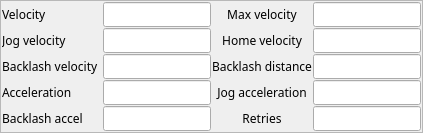
             <widget class="QFrame" name="frame_3">
              <property name="sizePolicy">
               <sizepolicy hsizetype="Preferred" vsizetype="Expanding">
                <horstretch>0</horstretch>
                <verstretch>0</verstretch>
               </sizepolicy>
              </property>
              <property name="frameShape">
               <enum>QFrame::StyledPanel</enum>
              </property>
              <property name="frameShadow">
               <enum>QFrame::Raised</enum>
              </property>
              <layout class="QVBoxLayout" name="verticalLayout_4">
               <property name="spacing">
                <number>1</number>
               </property>
               <property name="margin">
                <number>1</number>
               </property>
               <item>
                <layout class="QHBoxLayout" name="horizontalLayout_2">
                 <property name="spacing">
                  <number>1</number>
                 </property>
                 <item>
                  <widget class="QLabel" name="label_5">
                   <property name="sizePolicy">
                    <sizepolicy hsizetype="Fixed" vsizetype="Preferred">
                     <horstretch>0</horstretch>
                     <verstretch>0</verstretch>
                    </sizepolicy>
                   </property>
                   <property name="minimumSize">
                    <size>
                     <width>100</width>
                     <height>0</height>
                    </size>
                   </property>
                   <property name="font">
                    <font>
                     <family>Abyssinica SIL</family>
                     <pointsize>9</pointsize>
                    </font>
                   </property>
                   <property name="text">
                    <string>Velocity</string>
                   </property>
                  </widget>
                 </item>
                 <item>
                  <widget class="QELineEdit" name="qelineedit_3">
                   <property name="sizePolicy">
                    <sizepolicy hsizetype="Minimum" vsizetype="Fixed">
                     <horstretch>0</horstretch>
                     <verstretch>0</verstretch>
                    </sizepolicy>
                   </property>
                   <property name="minimumSize">
                    <size>
                     <width>0</width>
                     <height>1</height>
                    </size>
                   </property>
                   <property name="font">
                    <font>
                     <family>Abyssinica SIL</family>
                     <pointsize>9</pointsize>
                    </font>
                   </property>
                   <property name="variable" stdset="0">
                    <string>$(DMC)$(M).VELO</string>
                   </property>
                   <property name="addUnits">
                    <bool>true</bool>
                   </property>
                  </widget>
                 </item>
                 <item>
                  <widget class="QLabel" name="label_6">
                   <property name="sizePolicy">
                    <sizepolicy hsizetype="Preferred" vsizetype="Preferred">
                     <horstretch>0</horstretch>
                     <verstretch>0</verstretch>
                    </sizepolicy>
                   </property>
                   <property name="font">
                    <font>
                     <family>Abyssinica SIL</family>
                     <pointsize>9</pointsize>
                    </font>
                   </property>
                   <property name="text">
                    <string>Max velocity</string>
                   </property>
                   <property name="alignment">
                    <set>Qt::AlignCenter</set>
                   </property>
                  </widget>
                 </item>
                 <item>
                  <widget class="QELineEdit" name="qelineedit_4">
                   <property name="sizePolicy">
                    <sizepolicy hsizetype="Minimum" vsizetype="Fixed">
                     <horstretch>0</horstretch>
                     <verstretch>0</verstretch>
                    </sizepolicy>
                   </property>
                   <property name="minimumSize">
                    <size>
                     <width>0</width>
                     <height>1</height>
                    </size>
                   </property>
                   <property name="font">
                    <font>
                     <family>Abyssinica SIL</family>
                     <pointsize>9</pointsize>
                    </font>
                   </property>
                   <property name="variable" stdset="0">
                    <string>$(DMC)$(M).VMAX</string>
                   </property>
                   <property name="addUnits">
                    <bool>true</bool>
                   </property>
                  </widget>
                 </item>
                </layout>
               </item>
               <item>
                <layout class="QHBoxLayout" name="horizontalLayout_3">
                 <property name="spacing">
                  <number>1</number>
                 </property>
                 <item>
                  <widget class="QLabel" name="label_7">
                   <property name="sizePolicy">
                    <sizepolicy hsizetype="Fixed" vsizetype="Preferred">
                     <horstretch>0</horstretch>
                     <verstretch>0</verstretch>
                    </sizepolicy>
                   </property>
                   <property name="minimumSize">
                    <size>
                     <width>100</width>
                     <height>0</height>
                    </size>
                   </property>
                   <property name="font">
                    <font>
                     <family>Abyssinica SIL</family>
                     <pointsize>9</pointsize>
                    </font>
                   </property>
                   <property name="text">
                    <string>Jog velocity</string>
                   </property>
                  </widget>
                 </item>
                 <item>
                  <widget class="QELineEdit" name="qelineedit_5">
                   <property name="sizePolicy">
                    <sizepolicy hsizetype="Minimum" vsizetype="Fixed">
                     <horstretch>0</horstretch>
                     <verstretch>0</verstretch>
                    </sizepolicy>
                   </property>
                   <property name="minimumSize">
                    <size>
                     <width>0</width>
                     <height>1</height>
                    </size>
                   </property>
                   <property name="font">
                    <font>
                     <family>Abyssinica SIL</family>
                     <pointsize>9</pointsize>
                    </font>
                   </property>
                   <property name="variable" stdset="0">
                    <string>$(DMC)$(M).JVEL</string>
                   </property>
                   <property name="addUnits">
                    <bool>true</bool>
                   </property>
                  </widget>
                 </item>
                 <item>
                  <widget class="QLabel" name="label_8">
                   <property name="sizePolicy">
                    <sizepolicy hsizetype="Preferred" vsizetype="Preferred">
                     <horstretch>0</horstretch>
                     <verstretch>0</verstretch>
                    </sizepolicy>
                   </property>
                   <property name="font">
                    <font>
                     <family>Abyssinica SIL</family>
                     <pointsize>9</pointsize>
                    </font>
                   </property>
                   <property name="text">
                    <string>Home velocity</string>
                   </property>
                   <property name="alignment">
                    <set>Qt::AlignCenter</set>
                   </property>
                  </widget>
                 </item>
                 <item>
                  <widget class="QELineEdit" name="qelineedit_6">
                   <property name="sizePolicy">
                    <sizepolicy hsizetype="Minimum" vsizetype="Fixed">
                     <horstretch>0</horstretch>
                     <verstretch>0</verstretch>
                    </sizepolicy>
                   </property>
                   <property name="minimumSize">
                    <size>
                     <width>0</width>
                     <height>1</height>
                    </size>
                   </property>
                   <property name="font">
                    <font>
                     <family>Abyssinica SIL</family>
                     <pointsize>9</pointsize>
                    </font>
                   </property>
                   <property name="variable" stdset="0">
                    <string>$(DMC)$(M).HVEL</string>
                   </property>
                   <property name="addUnits">
                    <bool>true</bool>
                   </property>
                  </widget>
                 </item>
                </layout>
               </item>
               <item>
                <layout class="QHBoxLayout" name="horizontalLayout_4">
                 <property name="spacing">
                  <number>1</number>
                 </property>
                 <item>
                  <widget class="QLabel" name="label_9">
                   <property name="sizePolicy">
                    <sizepolicy hsizetype="Fixed" vsizetype="Preferred">
                     <horstretch>0</horstretch>
                     <verstretch>0</verstretch>
                    </sizepolicy>
                   </property>
                   <property name="minimumSize">
                    <size>
                     <width>100</width>
                     <height>0</height>
                    </size>
                   </property>
                   <property name="font">
                    <font>
                     <family>Abyssinica SIL</family>
                     <pointsize>9</pointsize>
                    </font>
                   </property>
                   <property name="text">
                    <string>Backlash velocity</string>
                   </property>
                  </widget>
                 </item>
                 <item>
                  <widget class="QELineEdit" name="qelineedit_7">
                   <property name="sizePolicy">
                    <sizepolicy hsizetype="Minimum" vsizetype="Fixed">
                     <horstretch>0</horstretch>
                     <verstretch>0</verstretch>
                    </sizepolicy>
                   </property>
                   <property name="minimumSize">
                    <size>
                     <width>0</width>
                     <height>1</height>
                    </size>
                   </property>
                   <property name="font">
                    <font>
                     <family>Abyssinica SIL</family>
                     <pointsize>9</pointsize>
                    </font>
                   </property>
                   <property name="variable" stdset="0">
                    <string>DMC01:$(M).BVEL</string>
                   </property>
                   <property name="addUnits">
                    <bool>true</bool>
                   </property>
                  </widget>
                 </item>
                 <item>
                  <widget class="QLabel" name="label_10">
                   <property name="sizePolicy">
                    <sizepolicy hsizetype="Preferred" vsizetype="Preferred">
                     <horstretch>0</horstretch>
                     <verstretch>0</verstretch>
                    </sizepolicy>
                   </property>
                   <property name="font">
                    <font>
                     <family>Abyssinica SIL</family>
                     <pointsize>9</pointsize>
                    </font>
                   </property>
                   <property name="text">
                    <string>Backlash distance</string>
                   </property>
                   <property name="alignment">
                    <set>Qt::AlignCenter</set>
                   </property>
                  </widget>
                 </item>
                 <item>
                  <widget class="QELineEdit" name="qelineedit_8">
                   <property name="sizePolicy">
                    <sizepolicy hsizetype="Minimum" vsizetype="Fixed">
                     <horstretch>0</horstretch>
                     <verstretch>0</verstretch>
                    </sizepolicy>
                   </property>
                   <property name="minimumSize">
                    <size>
                     <width>0</width>
                     <height>1</height>
                    </size>
                   </property>
                   <property name="font">
                    <font>
                     <family>Abyssinica SIL</family>
                     <pointsize>9</pointsize>
                    </font>
                   </property>
                   <property name="variable" stdset="0">
                    <string>DMC01:$(M).BDST</string>
                   </property>
                   <property name="addUnits">
                    <bool>true</bool>
                   </property>
                  </widget>
                 </item>
                </layout>
               </item>
               <item>
                <layout class="QHBoxLayout" name="horizontalLayout_5">
                 <property name="spacing">
                  <number>1</number>
                 </property>
                 <item>
                  <widget class="QLabel" name="label_11">
                   <property name="sizePolicy">
                    <sizepolicy hsizetype="Fixed" vsizetype="Preferred">
                     <horstretch>0</horstretch>
                     <verstretch>0</verstretch>
                    </sizepolicy>
                   </property>
                   <property name="minimumSize">
                    <size>
                     <width>100</width>
                     <height>0</height>
                    </size>
                   </property>
                   <property name="font">
                    <font>
                     <family>Abyssinica SIL</family>
                     <pointsize>9</pointsize>
                    </font>
                   </property>
                   <property name="text">
                    <string>Acceleration</string>
                   </property>
                  </widget>
                 </item>
                 <item>
                  <widget class="QELineEdit" name="qelineedit_9">
                   <property name="sizePolicy">
                    <sizepolicy hsizetype="Minimum" vsizetype="Fixed">
                     <horstretch>0</horstretch>
                     <verstretch>0</verstretch>
                    </sizepolicy>
                   </property>
                   <property name="minimumSize">
                    <size>
                     <width>0</width>
                     <height>1</height>
                    </size>
                   </property>
                   <property name="font">
                    <font>
                     <family>Abyssinica SIL</family>
                     <pointsize>9</pointsize>
                    </font>
                   </property>
                   <property name="variable" stdset="0">
                    <string>$(DMC)$(M).ACCL</string>
                   </property>
                   <property name="addUnits">
                    <bool>true</bool>
                   </property>
                  </widget>
                 </item>
                 <item>
                  <widget class="QLabel" name="label_12">
                   <property name="sizePolicy">
                    <sizepolicy hsizetype="Preferred" vsizetype="Preferred">
                     <horstretch>0</horstretch>
                     <verstretch>0</verstretch>
                    </sizepolicy>
                   </property>
                   <property name="font">
                    <font>
                     <family>Abyssinica SIL</family>
                     <pointsize>9</pointsize>
                    </font>
                   </property>
                   <property name="text">
                    <string>Jog acceleration</string>
                   </property>
                   <property name="alignment">
                    <set>Qt::AlignCenter</set>
                   </property>
                  </widget>
                 </item>
                 <item>
                  <widget class="QELineEdit" name="qelineedit_10">
                   <property name="sizePolicy">
                    <sizepolicy hsizetype="Minimum" vsizetype="Fixed">
                     <horstretch>0</horstretch>
                     <verstretch>0</verstretch>
                    </sizepolicy>
                   </property>
                   <property name="minimumSize">
                    <size>
                     <width>0</width>
                     <height>1</height>
                    </size>
                   </property>
                   <property name="font">
                    <font>
                     <family>Abyssinica SIL</family>
                     <pointsize>9</pointsize>
                    </font>
                   </property>
                   <property name="variable" stdset="0">
                    <string>DMC01:$(M).JAR</string>
                   </property>
                   <property name="addUnits">
                    <bool>true</bool>
                   </property>
                  </widget>
                 </item>
                </layout>
               </item>
               <item>
                <layout class="QHBoxLayout" name="horizontalLayout_6">
                 <property name="spacing">
                  <number>1</number>
                 </property>
                 <item>
                  <widget class="QLabel" name="label_13">
                   <property name="sizePolicy">
                    <sizepolicy hsizetype="Fixed" vsizetype="Preferred">
                     <horstretch>0</horstretch>
                     <verstretch>0</verstretch>
                    </sizepolicy>
                   </property>
                   <property name="minimumSize">
                    <size>
                     <width>100</width>
                     <height>1</height>
                    </size>
                   </property>
                   <property name="font">
                    <font>
                     <family>Abyssinica SIL</family>
                     <pointsize>9</pointsize>
                    </font>
                   </property>
                   <property name="text">
                    <string>Backlash accel</string>
                   </property>
                  </widget>
                 </item>
                 <item>
                  <widget class="QELineEdit" name="qelineedit_11">
                   <property name="sizePolicy">
                    <sizepolicy hsizetype="Minimum" vsizetype="Fixed">
                     <horstretch>0</horstretch>
                     <verstretch>0</verstretch>
                    </sizepolicy>
                   </property>
                   <property name="minimumSize">
                    <size>
                     <width>0</width>
                     <height>1</height>
                    </size>
                   </property>
                   <property name="font">
                    <font>
                     <family>Abyssinica SIL</family>
                     <pointsize>9</pointsize>
                    </font>
                   </property>
                   <property name="variable" stdset="0">
                    <string>DMC01:$(M).BACC</string>
                   </property>
                   <property name="addUnits">
                    <bool>true</bool>
                   </property>
                  </widget>
                 </item>
                 <item>
                  <widget class="QLabel" name="label_14">
                   <property name="sizePolicy">
                    <sizepolicy hsizetype="Preferred" vsizetype="Preferred">
                     <horstretch>0</horstretch>
                     <verstretch>0</verstretch>
                    </sizepolicy>
                   </property>
                   <property name="minimumSize">
                    <size>
                     <width>1</width>
                     <height>1</height>
                    </size>
                   </property>
                   <property name="font">
                    <font>
                     <family>Abyssinica SIL</family>
                     <pointsize>9</pointsize>
                    </font>
                   </property>
                   <property name="text">
                    <string>Retries</string>
                   </property>
                   <property name="alignment">
                    <set>Qt::AlignCenter</set>
                   </property>
                  </widget>
                 </item>
                 <item>
                  <widget class="QELineEdit" name="qelineedit_12">
                   <property name="sizePolicy">
                    <sizepolicy hsizetype="Minimum" vsizetype="Fixed">
                     <horstretch>0</horstretch>
                     <verstretch>0</verstretch>
                    </sizepolicy>
                   </property>
                   <property name="minimumSize">
                    <size>
                     <width>0</width>
                     <height>1</height>
                    </size>
                   </property>
                   <property name="font">
                    <font>
                     <family>Abyssinica SIL</family>
                     <pointsize>9</pointsize>
                    </font>
                   </property>
                   <property name="variable" stdset="0">
                    <string>DMC01:$(M).RTRY</string>
                   </property>
                   <property name="addUnits">
                    <bool>false</bool>
                   </property>
                  </widget>
                 </item>
                </layout>
               </item>
              </layout>
             </widget>
